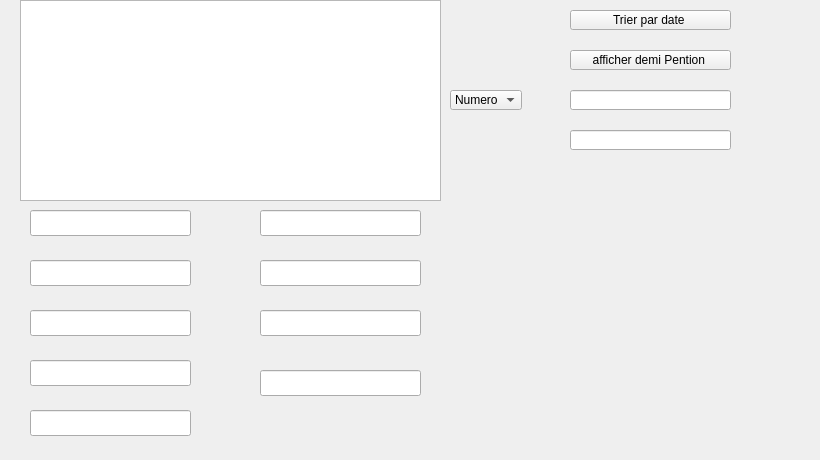
        <widget class="QWidget" name="tab_18">
         <attribute name="title">
          <string>Afficher</string>
         </attribute>
         <widget class="QLineEdit" name="lineEdit_6">
          <property name="geometry">
           <rect>
            <x>260</x>
            <y>210</y>
            <width>161</width>
            <height>26</height>
           </rect>
          </property>
         </widget>
         <widget class="QLineEdit" name="lineEdit_3">
          <property name="geometry">
           <rect>
            <x>30</x>
            <y>310</y>
            <width>161</width>
            <height>26</height>
           </rect>
          </property>
         </widget>
         <widget class="QLineEdit" name="lineEdit_8">
          <property name="geometry">
           <rect>
            <x>260</x>
            <y>310</y>
            <width>161</width>
            <height>26</height>
           </rect>
          </property>
         </widget>
         <widget class="QLineEdit" name="Search">
          <property name="geometry">
           <rect>
            <x>570</x>
            <y>130</y>
            <width>161</width>
            <height>20</height>
           </rect>
          </property>
         </widget>
         <widget class="QLineEdit" name="lineEdit_5">
          <property name="geometry">
           <rect>
            <x>30</x>
            <y>410</y>
            <width>161</width>
            <height>26</height>
           </rect>
          </property>
         </widget>
         <widget class="QLineEdit" name="lineEdit_2">
          <property name="geometry">
           <rect>
            <x>30</x>
            <y>260</y>
            <width>161</width>
            <height>26</height>
           </rect>
          </property>
         </widget>
         <widget class="QPushButton" name="pdf">
          <property name="geometry">
           <rect>
            <x>580</x>
            <y>220</y>
            <width>50</width>
            <height>50</height>
           </rect>
          </property>
          <property name="styleSheet">
           <string notr="true">background-color:tranparent;
border-image:url(:/images/icones/pdf.png);
background:none;
border:none;
background-repeat:none;</string>
          </property>
          <property name="text">
           <string/>
          </property>
         </widget>
         <widget class="QPushButton" name="update">
          <property name="geometry">
           <rect>
            <x>320</x>
            <y>410</y>
            <width>30</width>
            <height>30</height>
           </rect>
          </property>
          <property name="styleSheet">
           <string notr="true">background-color:tranparent;
border-image:url(:/images/icones/update.png);
background:none;
border:none;
background-repeat:none;</string>
          </property>
          <property name="text">
           <string/>
          </property>
         </widget>
         <widget class="QPushButton" name="pushButton_12">
          <property name="geometry">
           <rect>
            <x>490</x>
            <y>220</y>
            <width>50</width>
            <height>50</height>
           </rect>
          </property>
          <property name="styleSheet">
           <string notr="true">background-color:tranparent;
border-image:url(:/images/icones/afficher.png);
background:none;
border:none;
background-repeat:none;</string>
          </property>
          <property name="text">
           <string/>
          </property>
         </widget>
         <widget class="QPushButton" name="pushButton_15">
          <property name="geometry">
           <rect>
            <x>750</x>
            <y>90</y>
            <width>30</width>
            <height>30</height>
           </rect>
          </property>
          <property name="styleSheet">
           <string notr="true">background-color:tranparent;
border-image:url(:/images/icones/focus.png);
background:none;
border:none;
background-repeat:none;</string>
          </property>
          <property name="text">
           <string/>
          </property>
         </widget>
         <widget class="QPushButton" name="Tri1">
          <property name="geometry">
           <rect>
            <x>570</x>
            <y>10</y>
            <width>161</width>
            <height>20</height>
           </rect>
          </property>
          <property name="text">
           <string>Trier par date </string>
          </property>
         </widget>
         <widget class="QComboBox" name="comboBox_4">
          <property name="geometry">
           <rect>
            <x>450</x>
            <y>90</y>
            <width>72</width>
            <height>20</height>
           </rect>
          </property>
          <item>
           <property name="text">
            <string>Numero </string>
           </property>
          </item>
          <item>
           <property name="text">
            <string>nom</string>
           </property>
          </item>
          <item>
           <property name="text">
            <string>cin</string>
           </property>
          </item>
          <item>
           <property name="text">
            <string>pention</string>
           </property>
          </item>
          <item>
           <property name="text">
            <string>chambre</string>
           </property>
          </item>
          <item>
           <property name="text">
            <string>prenom</string>
           </property>
          </item>
         </widget>
         <widget class="QTableView" name="tabhebergement">
          <property name="geometry">
           <rect>
            <x>20</x>
            <y>0</y>
            <width>421</width>
            <height>201</height>
           </rect>
          </property>
          <property name="sizePolicy">
           <sizepolicy hsizetype="Maximum" vsizetype="Maximum">
            <horstretch>10</horstretch>
            <verstretch>10</verstretch>
           </sizepolicy>
          </property>
          <property name="sizeIncrement">
           <size>
            <width>10</width>
            <height>10</height>
           </size>
          </property>
         </widget>
         <widget class="QLineEdit" name="lineEdit_7">
          <property name="geometry">
           <rect>
            <x>260</x>
            <y>260</y>
            <width>161</width>
            <height>26</height>
           </rect>
          </property>
         </widget>
         <widget class="QPushButton" name="pushButton_41">
          <property name="geometry">
           <rect>
            <x>750</x>
            <y>120</y>
            <width>30</width>
            <height>30</height>
           </rect>
          </property>
          <property name="styleSheet">
           <string notr="true">background-color:tranparent;
border-image:url(:/images/icones/delete.png);
background:none;
border:none;
background-repeat:none;</string>
          </property>
          <property name="text">
           <string/>
          </property>
         </widget>
         <widget class="QLineEdit" name="Linesearch">
          <property name="geometry">
           <rect>
            <x>570</x>
            <y>90</y>
            <width>161</width>
            <height>20</height>
           </rect>
          </property>
         </widget>
         <widget class="QLineEdit" name="lineEdit_9">
          <property name="geometry">
           <rect>
            <x>260</x>
            <y>370</y>
            <width>161</width>
            <height>26</height>
           </rect>
          </property>
         </widget>
         <widget class="QLineEdit" name="lineEdit_4">
          <property name="geometry">
           <rect>
            <x>30</x>
            <y>210</y>
            <width>161</width>
            <height>26</height>
           </rect>
          </property>
         </widget>
         <widget class="QPushButton" name="pushButton_42">
          <property name="geometry">
           <rect>
            <x>680</x>
            <y>220</y>
            <width>50</width>
            <height>50</height>
           </rect>
          </property>
          <property name="styleSheet">
           <string notr="true">background-color:tranparent;
border-image:url(:/images/icones/printer.png);
background:none;
border:none;
background-repeat:none;</string>
          </property>
          <property name="text">
           <string/>
          </property>
         </widget>
         <widget class="QPushButton" name="pushButton_43">
          <property name="geometry">
           <rect>
            <x>570</x>
            <y>50</y>
            <width>161</width>
            <height>20</height>
           </rect>
          </property>
          <property name="text">
           <string>afficher demi Pention </string>
          </property>
         </widget>
         <widget class="QLineEdit" name="lineEdit_10">
          <property name="geometry">
           <rect>
            <x>30</x>
            <y>360</y>
            <width>161</width>
            <height>26</height>
           </rect>
          </property>
         </widget>
         <widget class="QLabel" name="label_41">
          <property name="geometry">
           <rect>
            <x>-4</x>
            <y>-7</y>
            <width>811</width>
            <height>451</height>
           </rect>
          </property>
          <property name="styleSheet">
           <string notr="true">background-color:tranparent;
border-image:url(:/images/icones/back.jpg);
background:none;
border:none;
background-repeat:none;</string>
          </property>
          <property name="text">
           <string/>
          </property>
         </widget>
         <zorder>label_41</zorder>
         <zorder>lineEdit_6</zorder>
         <zorder>lineEdit_3</zorder>
         <zorder>lineEdit_8</zorder>
         <zorder>Search</zorder>
         <zorder>lineEdit_5</zorder>
         <zorder>lineEdit_2</zorder>
         <zorder>pdf</zorder>
         <zorder>update</zorder>
         <zorder>pushButton_12</zorder>
         <zorder>pushButton_15</zorder>
         <zorder>Tri1</zorder>
         <zorder>comboBox_4</zorder>
         <zorder>tabhebergement</zorder>
         <zorder>lineEdit_7</zorder>
         <zorder>pushButton_41</zorder>
         <zorder>Linesearch</zorder>
         <zorder>lineEdit_9</zorder>
         <zorder>lineEdit_4</zorder>
         <zorder>pushButton_42</zorder>
         <zorder>pushButton_43</zorder>
         <zorder>lineEdit_10</zorder>
        </widget>
